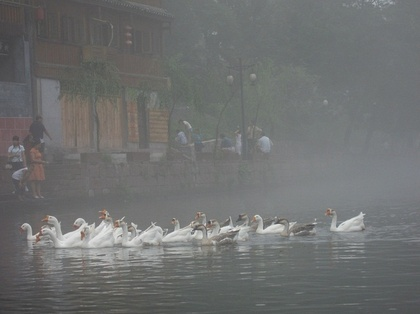
%> input picture 融合全局/duck.jpg, 420 x 314 px, shrunk from 640 x 479 before the run
$ octave whole_dehaze.m   (GNU Octave 9; MATLAB toolbox functions it lacks are replaced by stand-ins)
%> lines starting %> are read from the running program, lines starting %| are printed output that depends on the picture
### 融合全局/kmeans.m
function [C_A,C, label, J] = kmeans(I, k)
[m, n, p] = size(I);
X = reshape(double(I), m*n, p);
rng('default');
C = X(randperm(m*n, k), :);
C_A = X(randperm(m*n, k), :);
J_prev = inf; iter = 0; J = []; tol = 1e-2;
while true
    iter = iter + 1;
    dist = sum(X.^2, 2)*ones(1, k) + (sum(C.^2, 2)*ones(1, m*n))' - 2*X*C';
    [~, label] = min(dist, [], 2) ;%返回维度为2的最小元素，即是返回包含每一行的最小值的列向量相当于给每一个数据都打上了标签
    for i = 1:k
       C(i, :) = mean(X(label == i , :));
    end
    J_cur = sum(sum((X - C(label, :)).^2, 2));
    J = [J, J_cur];
    %display(sprintf('#iteration: %03d, objective fcn: %f', iter, J_cur));
    if norm(J_cur-J_prev, 'fro') < tol,
        break;
    end
    J_prev = J_cur;
end

### 融合全局/guidedfilter.m
function q = guidedfilter(I, p, r, eps)
%   GUIDEDFILTER   O(1) time implementation of guided filter.
%
%   - guidance image: I (should be a gray-scale/single channel image)
%   - filtering input image: p (should be a gray-scale/single channel image)
%   - local window radius: r
%   - regularization parameter: eps

[hei, wid] = size(I);
N = boxfilter(ones(hei, wid), r); % the size of each local patch; N=(2r+1)^2 except for boundary pixels.

% imwrite(uint8(N), 'N.jpg');
% figure,imshow(N,[]),title('N');


mean_I = boxfilter(I, r) ./ N;
mean_p = boxfilter(p, r) ./ N;
mean_Ip = boxfilter(I.*p, r) ./ N;
cov_Ip = mean_Ip - mean_I .* mean_p; % this is the covariance of (I, p) in each local patch.

mean_II = boxfilter(I.*I, r) ./ N;
var_I = mean_II - mean_I .* mean_I;

a = cov_Ip ./ (var_I + eps); % Eqn. (5) in the paper;
b = mean_p - a .* mean_I; % Eqn. (6) in the paper;

mean_a = boxfilter(a, r) ./ N;
mean_b = boxfilter(b, r) ./ N;

q = mean_a .* I + mean_b; % Eqn. (8) in the paper;
end

### 融合全局/boxfilter.m
function imDst = boxfilter(imSrc, r)

%   BOXFILTER   O(1) time box filtering using cumulative sum
%    该函数仅适用于3*3以上的矩阵
%   - Definition imDst(x, y)=sum(sum(imSrc(x-r:x+r,y-r:y+r)));
%   - Running time independent of r;
%   - Equivalent to the function: colfilt(imSrc, [2*r+1, 2*r+1], 'sliding', @sum);
%   - But much faster.

[hei, wid] = size(imSrc);
imDst = zeros(size(imSrc));

%cumulative sum over Y axis
imCum = cumsum(imSrc, 1);
%difference over Y axis
imDst(1:r+1, :) = imCum(1+r:2*r+1, :);
imDst(r+2:hei-r, :) = imCum(2*r+2:hei, :) - imCum(1:hei-2*r-1, :);
imDst(hei-r+1:hei, :) = repmat(imCum(hei, :), [r, 1]) - imCum(hei-2*r:hei-r-1, :);

%cumulative sum over X axis
imCum = cumsum(imDst, 2);
%difference over Y axis
imDst(:, 1:r+1) = imCum(:, 1+r:2*r+1);
imDst(:, r+2:wid-r) = imCum(:, 2*r+2:wid) - imCum(:, 1:wid-2*r-1);
imDst(:, wid-r+1:wid) = repmat(imCum(:, wid), [1, r]) - imCum(:, wid-2*r:wid-r-1);
end

### 融合全局/whole_dehaze.m
clc;clear;close all;
w0=0.95;  %保留因子
t0=0.0001; %避免透射率计算中出现零时，使用了零当分母

I=imread('duck.jpg');
%> I is the input picture: size 314x420x3 uint8; mean R, G, B 111.2, 112.7, 112.3
figure;
imshow(I); title('原图');
I_g=rgb2gray(I);%把彩色图变灰度图

[h,w,s]=size(I); %有s=3的原因是因为其为彩色图片
%> h = 314; w = 420; s = 3
min_I=zeros(h,w);
% 基于最小方差投影求解大气光
hsv = rgb2hsv(I);
%> hsv: size 314x420x3 double; mean H, S, V 0.411, 0.0451, 0.449
V = hsv(:,:,3); % 求取亮度
V_lmean=sum(V)/h;%求取每列亮度和的平均值
%> V_lmean = 420 values, max 0.486 at index 262, min 0.342 at index 2, mean 0.449
k=1;
R_sum=zeros(1,w);%求取规定范围的行列式之和
for i=1:w-2*k%未超过部分
    for j=i:2*k+i
    R_sum(i)=R_sum(i)+V_lmean(j);
    end
end
%> after the loop, R_sum = 420 values, max 1.45 at index 353, min 0 at index 419, mean 1.34
for i=w-2*k:w%超过部分
    for j=i:w
    R_sum(i)=R_sum(i)+V_lmean(j);
end
end
%> after the loop, R_sum = 420 values, max 2.71 at index 418, min 0.452 at index 420, mean 1.35
%求取均值
R_mean=R_sum./(2*k+1);
%> R_mean = 420 values, max 0.904 at index 418, min 0.151 at index 420, mean 0.449
[ans,pos]=sort(R_sum,'descend');%pos即是对于元素的位置信息 1-3即为对应的最大三个值的下标
%> ans = 420 values, max 2.71 at index 1, min 0.452 at index 420, mean 1.35; pos = 420 values, max 420 at index 420, min 1 at index 418, mean 210.5

S_y=zeros(1,3);%用于存放3个最大值对应的方差
for i=1:3
  for j=pos(i):pos(i)+2*k
    S_y(i)=(S_y(i)+(R_sum(j)-R_mean(pos(i)))^2)/(2*k+1);
  end
end
%> after the loop, S_y = [0.189 0.449 0.451]
[fans,fpos]=sort(S_y,'descend');
%> fans = [0.451 0.449 0.189]; fpos = [3 2 1]
y_A=pos(fpos(1));%求得大气光候选区域的列坐标
%> y_A = 352


V_hmean=sum(V,2)/w;%求取每行亮度和的平均值
%> V_hmean = 314 values, max 0.608 at index 230, min 0.332 at index 311, mean 0.449
V_hmean=V_hmean';
k=1;
R_hsum=zeros(1,h);%求取规定范围的行列式之和
for i=1:h-2*k%未超过部分
    for j=i:2*k+i
    R_hsum(i)=R_hsum(i)+V_hmean(j);
    end
end
%> after the loop, R_hsum = 314 values, max 1.82 at index 229, min 0 at index 313, mean 1.34
for i=h-2*k:h%超过部分
    for j=i:h
    R_hsum(i)=R_hsum(i)+V_hmean(j);
end
end
%> after the loop, R_hsum = 314 values, max 2.01 at index 312, min 0.333 at index 314, mean 1.35
%求取均值
R_hmean=R_hsum./(2*k+1);
%> R_hmean = 314 values, max 0.671 at index 312, min 0.111 at index 314, mean 0.449
[ansh,posh]=sort(R_hsum,'descend');%pos即是对于元素的位置信息 1-3即为对应的最大三个值的下标
%> ansh = 314 values, max 2.01 at index 1, min 0.333 at index 314, mean 1.35; posh = 314 values, max 314 at index 314, min 1 at index 186, mean 157.5

S_x=zeros(1,3);%用于存放3个最大值对应的方差
for i=1:3
  for j=posh(i):posh(i)+2*k
    S_x(i)=(S_x(i)+(R_hsum(j)-R_hmean(posh(i)))^2)/(2*k+1);
  end
end
%> after the loop, S_x = [0.105 0.7 0.695]
[fhans,fhpos]=sort(S_x,'descend');
%> fhans = [0.7 0.695 0.105]; fhpos = [2 3 1]
x_A=posh(fhpos(1));%求得大气光候选区域的行坐标
%> x_A = 229

I_A1=zeros(2*k+1,2*k+1);%放置大气光候选区
x=x_A-k-1;y=y_A-k-1;%方便后续使用
%> after `x=x_A-k-1`: x = 227
%> after `y=y_A-k-1`: y = 350

if x_A-k>=1&&x_A+k<=h&&y_A-k>=1&&y_A+k<=w%正常范围
for i=x_A-k:x_A+k%行
    for j=y_A-k:y_A+k%列
        I_A1(i-x,j-y)=I_g(i,j);
    end
end
%> this loop made 3 passes
%> after the loop, I_A1 = [189 197 196; 193 192 189; 179 172 173]
end

  if x_A-k<1&&y_A-k<1|| x_A-k<1&&y_A-k>1||x_A-k>1&&y_A-k<1%左上角
      for i=1:1+k%行
    for j=1:1+k%列
        I_A1(i,j)=I_g(i,j);
    end
end
  end

if x_A-k<1&&y_A+k>w||x_A-k<1&&y_A+k<w||x_A-k>1&&y_A+k>w%左下角
 for i=1:1+k%行
    for j=w-k:w%列
        I_A1(i,j-w+k+1)=I_g(i,j);
    end
end
end

if x_A+k>h&&y_A-k<1||x_A+k>h&&y_A-k>1||x_A+k<h&&y_A-k<1%右上角
      for i=h-k:h%行
    for j=1:1+k%列
        I_A1(i-h+k+1,j)=I_g(i,j);
    end
end
end

if x_A+k>h&&y_A+k>w||x_A+k>h&&y_A-k<w||x_A+k<h&&y_A+k>w%右下角
      for i=h-k:h%行
    for j=w-k:w%列
        I_A1(i-h+k+1,j-w+k+1)=I_g(i,j);
    end
end
end
A1=median(I_A1(:));
%> A1 = 189

%基于场景深度的区域大气光求解A
for i=1:h                   %获取三通道最小值
    for j=1:w
        min_I(i,j)=min(I(i,j,:)); %获取R G B三通道的最小值
    end
end
%最小值滤波
dark_I = ordfilt2(min_I,1,ones(6,6),'symmetric'); %窗口大小6*6即共计每次将49个元素进行排序取最小的 orfilt2为二维顺序滤波函数
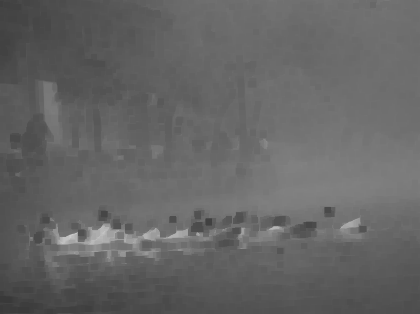
%> dark_I: size 314x420 double; min 57, max 204, mean 101
dark_channel=double(dark_I);
M=uint8(dark_I);%变成矩阵后才能显示
figure;
imshow(M);

%K_means聚类
[m, n, p] = size(dark_I);
%> m = 314; n = 420; p = 1
k = 5;
[C_A,C, label, J] = kmeans(dark_I, k);%C_A为求取的区域大气光
%> the loop in kmeans, `while true` made 9 passes
%> (J_cur, J, J_prev) on passes 1 to 6: (17503699.8, 17503699.8, 17503699.8), (9412973, [17503699.8 9412973], 9412973), (6253408.2, [17503699.8 9412973 6253408.2], 6253408.2), (5305248.6, [17503699.8 9412973 6253408.2 5305248.6], 5305248.6), (4961930.6, [17503699.8 9412973 6253408.2 5305248.6 4961930.6], 4961930.6), (4851977.7, [17503699.8 9412973 6253408.2 5305248.6 4961930.6 4851977.7], 4851977.7)
%> (J_cur, J_prev) on passes 7 to 8: (4817980.7, 4817980.7), (4782632.4, 4782632.4)
%> after the loop in kmeans, `while true`: C = [119.7; 83.66; 104.9; 170; 140.8]; iter = 9
%> C_A = [95; 106; 98; 107; 110]; C = [119.7; 83.66; 104.9; 170; 140.8]; J = [17503699.8 9412973 6253408.2 5305248.6 4961930.6 4851977.7 4817980.7 4782632.4 4782632.4]
I_seg = reshape(C_A(label, :), m, n, p);%将原矩阵被分为同一类别的用中心值替换掉
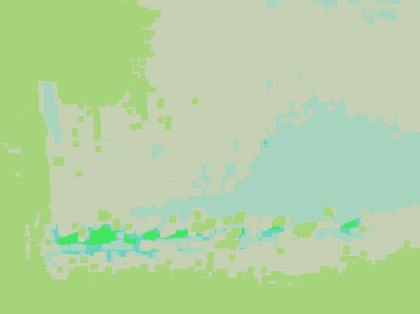
%> I_seg: size 314x420 double; 5 distinct labels, from 95 to 110; one colour per label, 0 black
figure
imshow(I, []), title('原图')
figure
imshow(uint8(I_seg), []), title('聚类图')
figure
plot(1:length(J), J), xlabel('#iterations')

Z=zeros(k,1);
%融合大气光算法
Y=reshape(label, h,w);
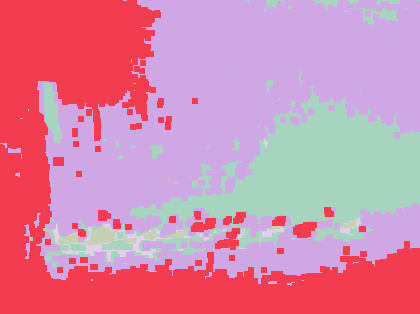
%> Y: size 314x420 double; 5 distinct labels, from 1 to 5; one colour per label, 0 black
for i=1:k
    Z(i,1)=1;
    I_sega(:,:,i) = reshape(Z(label, :), m, n, p)
     Z(i,1)=0;
end%取出分好的图像块
%> after the loop, Z = [0; 0; 0; 0; 0]


%%亮度抑制
C_B=C_A./255;
%> C_B = [0.373; 0.416; 0.384; 0.42; 0.431]
A_sum=zeros(k,1);
for i=1:k
    if(C_B(i,1)>0.75)
    A_sum(i,1)=A1*0.4+0.4*C_A(i,1);
    else
        A_sum(i,1)=A1*0.49+0.41*C_A(i,1);
    end
end
%> after the loop, A_sum = [131.6; 136.1; 132.8; 136.5; 137.7]

Q1=dark_channel.*I_sega(:,:,1);
Q2=dark_channel.*I_sega(:,:,2);
Q3=dark_channel.*I_sega(:,:,3);
Q4=dark_channel.*I_sega(:,:,4);
Q5=dark_channel.*I_sega(:,:,5);


t_com=(1-w0*(Q1/A_sum(1,1)-w0*(Q2/A_sum(2,1))-w0*(Q3/A_sum(3,1)))-w0*(Q4/A_sum(4,1))-w0*(Q5/A_sum(5,1)));   %t


T=uint8(t_com);
imshow(T);
title('透射率图');

t1=max(t_com,t0); %清除透射率图中可能出现的零值
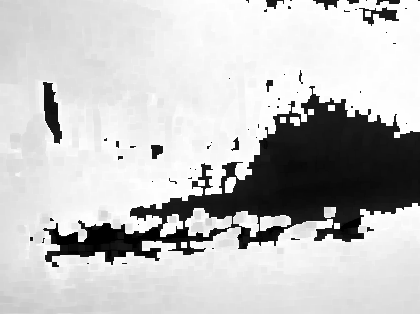
%> t1: size 314x420 double; min 0.0001, max 1.76, mean 1.35; drawn with min black and max white


r=60;
eps=10^-6;
filtered = guidedfilter(double(rgb2gray(I))/255, t1, r, eps);
%> in boxfilter, `imDst(:, wid-r+1:wid) = repmat(imCum(:, wid), [1, r]) - imCum(:, wid-2..`: imDst: size 314x420 double; min 3721, max 14641, mean 12277.8
%> in boxfilter (call 2), `imDst(hei-r+1:hei, :) = repmat(imCum(hei, :), [r, 1]) - imCum(hei-2*r:..`: imDst: size 314x420 double; min 17.32, max 66.87, mean 48.7
%> in boxfilter (call 2), `imDst(:, 1:r+1) = imCum(:, 1+r:2*r+1);`: imDst: size 314x420 double; min 19.85, max 6758.3, mean 621.7
%> in boxfilter (call 2), `imDst(:, wid-r+1:wid) = repmat(imCum(:, wid), [1, r]) - imCum(:, wid-2..`: imDst: size 314x420 double; min 1167.2, max 7476.9, mean 5510.6
%> call 3 of boxfilter, with r = 60
%> in boxfilter (call 3), `imDst(hei-r+1:hei, :) = repmat(imCum(hei, :), [r, 1]) - imCum(hei-2*r:..`: imDst: size 314x420 double; min 14.06, max 211.6, mean 145.2
%> in boxfilter (call 3), `imDst(:, 1:r+1) = imCum(:, 1+r:2*r+1);`: imDst: size 314x420 double; min 14.06, max 23192.1, mean 2261.2
%> in boxfilter (call 3), `imDst(:, wid-r+1:wid) = repmat(imCum(:, wid), [1, r]) - imCum(:, wid-2..`:
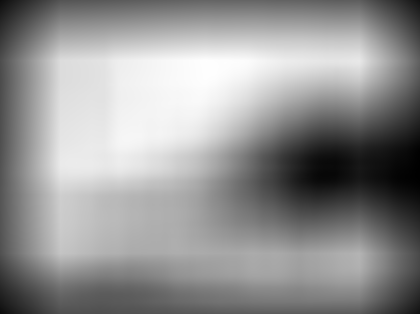
%> imDst: size 314x420 double; min 4419.8, max 24855.6, mean 16258; drawn with min black and max white
%> call 4 of boxfilter, with r = 60
%> in boxfilter (call 4), `imCum = cumsum(imSrc, 1);`:
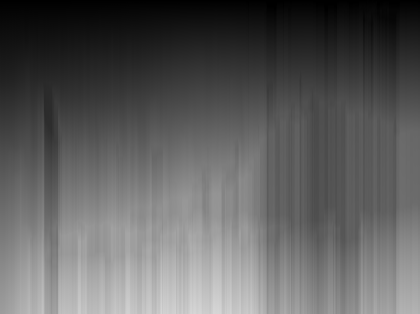
%> imCum: size 314x420 double; min 0.068, max 215, mean 94.3
%> in boxfilter (call 4), `imDst(hei-r+1:hei, :) = repmat(imCum(hei, :), [r, 1]) - imCum(hei-2*r:..`:
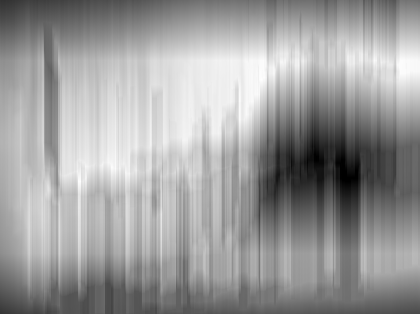
%> imDst: size 314x420 double; min 7.21, max 96.86, mean 62.2; drawn with min black and max white
%filtered=guidedfilter_color(double(I/255),t1, r, eps);%彩色导向滤波
t1=filtered;

figure;
T=uint8(t1*255);
imshow(T);
title('滤波透射率图');


I_dou=double(I);   %计算去雾图像
A_sum=double(A_sum);

I1=I_dou.*I_sega(:,:,1);
I2=I_dou.*I_sega(:,:,2);
I3=I_dou.*I_sega(:,:,3);
I4=I_dou.*I_sega(:,:,4);
I5=I_dou.*I_sega(:,:,5);

J1(:,:,1) = uint8(A_sum(1,1) + (I1(:,:,1)-A_sum(1,1))./t1);
J1(:,:,2) = uint8(A_sum(1,1) + (I1(:,:,2)-A_sum(1,1))./t1);
J1(:,:,3) = uint8(A_sum(1,1) + (I1(:,:,3)-A_sum(1,1))./t1);

J2(:,:,1) = uint8(A_sum(2,1) + (I2(:,:,1)-A_sum(2,1))./t1);
J2(:,:,2) = uint8(A_sum(2,1) + (I2(:,:,2)-A_sum(2,1))./t1);
J2(:,:,3) = uint8(A_sum(2,1) + (I2(:,:,3)-A_sum(2,1))./t1);

J3(:,:,1) = uint8(A_sum(3,1) + (I3(:,:,1)-A_sum(3,1))./t1);
J3(:,:,2) = uint8(A_sum(3,1) + (I3(:,:,2)-A_sum(3,1))./t1);
J3(:,:,3) = uint8(A_sum(3,1) + (I3(:,:,3)-A_sum(3,1))./t1);

J4(:,:,1) = uint8(A_sum(4,1) + (I4(:,:,1)-A_sum(4,1))./t1);
J4(:,:,2) = uint8(A_sum(4,1) + (I4(:,:,2)-A_sum(4,1))./t1);
J4(:,:,3) = uint8(A_sum(4,1) + (I4(:,:,3)-A_sum(4,1))./t1);

J5(:,:,1) = uint8(A_sum(5,1) + (I5(:,:,1)-A_sum(5,1))./t1);
J5(:,:,2) = uint8(A_sum(5,1) + (I5(:,:,2)-A_sum(5,1))./t1);
J5(:,:,3) = uint8(A_sum(5,1) + (I5(:,:,3)-A_sum(5,1))./t1);

J=J1+J2+J3+J4+J5;
figure;
imshow(J);
title('基于融合全局原理的去雾图像');

$ run again, with 融合全局/22.png saved as 融合全局/duck.jpg
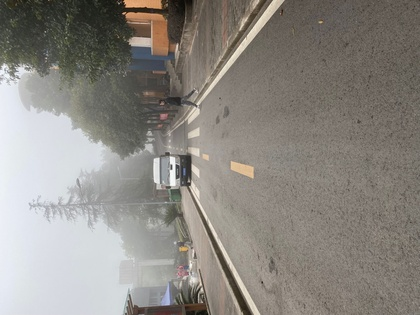
%> input picture 融合全局/22.png, 420 x 315 px, shrunk from 2436 x 1827 before the run
%> I is the input picture: size 315x420x3 uint8; mean R, G, B 140.5, 136.4, 130.4
%> hsv: size 315x420x3 double; mean H, S, V 0.21, 0.111, 0.559
%> V_lmean = 420 values, max 0.82 at index 4, min 0.415 at index 182, mean 0.559
%> after the loop `for i=1:w-2*k`: R_sum = 420 values, max 2.46 at index 4, min 0 at index 419, mean 1.67
%> after the loop `for i=w-2*k:w`: R_sum = 420 values, max 2.66 at index 418, min 0.443 at index 420, mean 1.67
%> R_mean = 420 values, max 0.888 at index 418, min 0.148 at index 420, mean 0.558
%> ans = 420 values, max 2.66 at index 1, min 0.443 at index 420, mean 1.67; pos = 420 values, max 420 at index 420, min 1 at index 6, mean 210.5
%> after the loop `for i=1:3`: S_y = [0.183 1.27 1.29]
%> fans = [1.29 1.27 0.183]; fpos = [3 2 1]
%> y_A = 3
%> V_hmean = 315 values, max 0.68 at index 279, min 0.301 at index 10, mean 0.559
%> after the loop `for i=1:h-2*k`: R_hsum = 315 values, max 2.04 at index 278, min 0 at index 314, mean 1.67
%> after the loop `for i=h-2*k:h`: R_hsum = 315 values, max 3.47 at index 313, min 0.58 at index 315, mean 1.68
%> R_hmean = 315 values, max 1.16 at index 313, min 0.193 at index 315, mean 0.56
%> ansh = 315 values, max 3.47 at index 1, min 0.58 at index 315, mean 1.68; posh = 315 values, max 315 at index 315, min 1 at index 304, mean 158
%> after the loop `for i=1:3`: S_x = [0.309 0.882 0.872]
%> fhans = [0.882 0.872 0.309]; fhpos = [2 3 1]
%> x_A = 278
%> x = 276
%> y = 1
%> the loop `for i=x_A-k:x_A+k` made 3 passes
%> after the loop `for i=x_A-k:x_A+k`: I_A1 = [236 236 235; 235 235 235; 235 235 235]
%> A1 = 235
%> the loop in kmeans, `while true` made 13 passes
%> (J_cur, J_prev) on passes 6 to 12: (16612750.6, 16612750.6), (16234957.8, 16234957.8), (15976750.1, 15976750.1), (15856931.9, 15856931.9), (15750031.4, 15750031.4), (15703115.4, 15703115.4), (15684619.1, 15684619.1)
%> after the loop in kmeans, `while true`: C = [147.1; 104.7; 74.83; 216.1; 36.14]; iter = 13
%> `[C_A,C, label, J] = kmeans(dark_I, k);`: C_A = [36; 89; 77; 92; 55]; C = [147.1; 104.7; 74.83; 216.1; 36.14]; J = [32342667.1 24470120.1 20773172.7 18830517.5 17369131.1 16612750.6 16234957.8 15976750.1 15856931.9 15750031.4 15703115.4 15684619.1 15684619.1]
%> I_seg: size 315x420 double; 5 distinct labels, from 36 to 92
%> `Y=reshape(label, h,w);`:
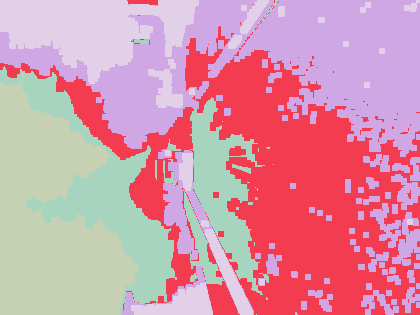
%> Y: size 315x420 double; 5 distinct labels, from 1 to 5; one colour per label, 0 black
%> after the loop `for i=1:k`: Z = [0; 0; 0; 0; 0]
%> C_B = [0.141; 0.349; 0.302; 0.361; 0.216]
%> after the loop `for i=1:k`: A_sum = [129.9; 151.6; 146.7; 152.9; 137.7]
%> in boxfilter (call 4), `imCum = cumsum(imDst, 2);`:
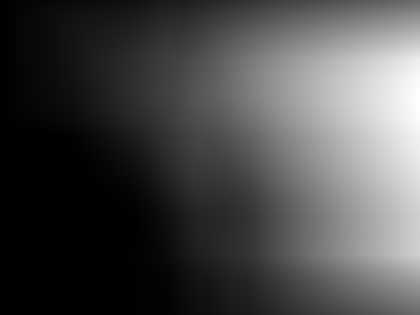
%> imCum: size 315x420 double; min 0.0056, max 26703.9, mean 7802.4; drawn with min black and max white
